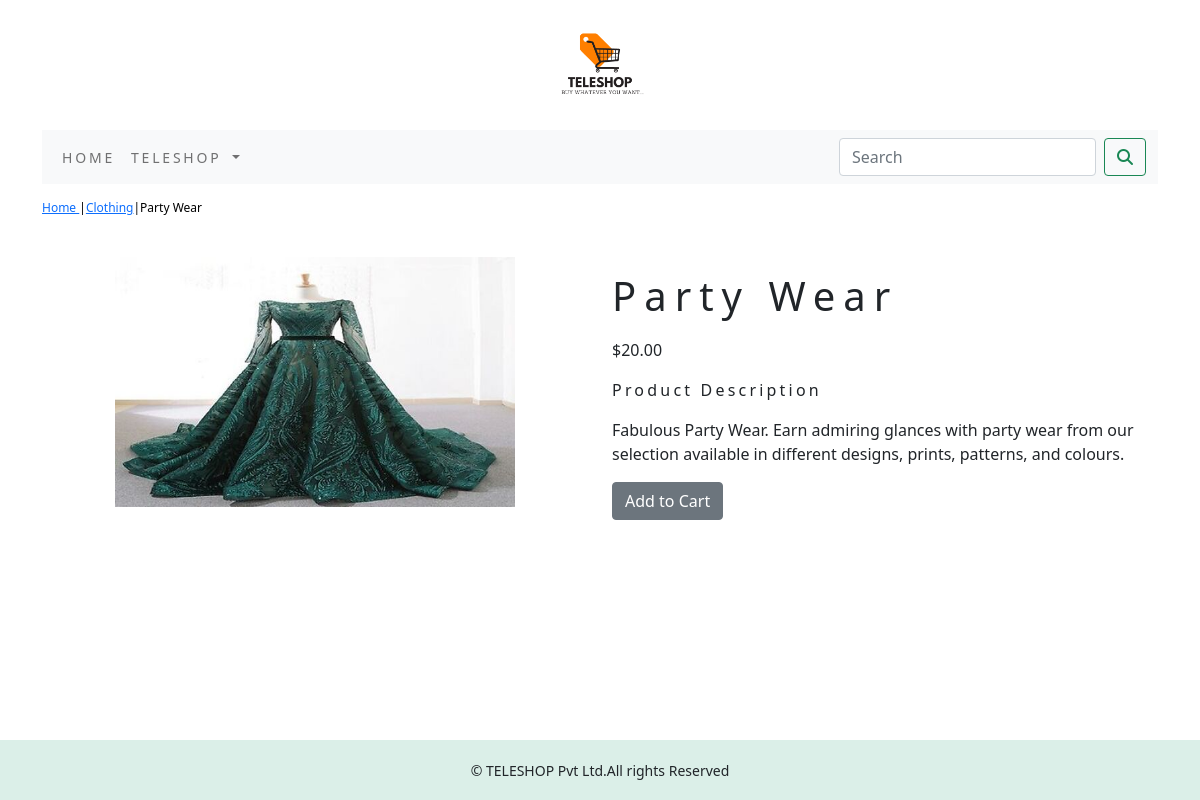
Page /Teleshop/clothing/party-wear/ on the committed database.
### Teleshop/models.py (models this page shows, shortened)
class Product(models.Model):
    name = models.CharField(max_length=250, unique=True)
    slug = models.SlugField(max_length=250, unique=True)
    desc = models.TextField(blank=True)
    price = models.DecimalField(max_digits=10, decimal_places=2)
    category = models.ForeignKey(Category, on_delete=models.CASCADE)
    img = models.ImageField(upload_to='product', blank=True)
    stock = models.IntegerField()
    available = models.BooleanField(default=True)
    created = models.DateTimeField(auto_now_add=True)
    updated = models.DateTimeField(auto_now=True)
    class Meta:
        ordering = ('name',)
        verbose_name = 'product'
        verbose_name_plural = 'products'

class Category(models.Model):
    name = models.CharField(max_length=250, unique=True)
    slug = models.SlugField(max_length=250, unique=True)
    desc = models.TextField(blank=True)
    img = models.ImageField(upload_to='category', blank=True)
    class Meta:
        ordering = ('name',)
        verbose_name = 'category'
        verbose_name_plural = 'categories'
    def get_url(self):
        return reverse('Teleshop:product_by_category', args=[self.slug])
    def __str__(self):
        return '{}'.format(self.name)

### Teleshop/views.py (the view)
# urls.py: path('<slug:c_slug>/<slug:product_slug>/', views.proDetail, name='prodCatdetail'),
def proDetail(request, c_slug, product_slug):
    try:
        product = Product.objects.get(category__slug=c_slug, slug=product_slug)
    except Exception as e:
        raise e
    return render(request, 'product.html', {'product': product})

### Teleshop/context_processors.py (called while the page is built)
def menu_links(request):
    links = Category.objects.all()
    return dict  (links=links)

### cart/context_processors.py (called while the page is built)
def counter(request):
    item_count=0
    if 'admin' in request.path:
        return {}
    else:
        try:
            cart=Cart.objects.filter(cart_id=_cart_id(request))
            car_items=CartItem.objects.all().filter(cart=cart[:1])
            for cart_item in car_items:
                item_count += cart_item.quantity
        except Cart.DoesNotExist:
            item_count=0
    return dict(item_count=item_count)

### cart/views.py (called while the page is built)
def _cart_id(request):
    cart=request.session.session_key
    if not cart:
        cart=request.session.create()
    return cart

### templates/product.html (shortened to what this page needs)
{% extends 'base.html'%}
{% load static %}
{% block content %}
<div class="row my_prod_row_class">
      <div class="mx_auto">
        <p> <a href="{% url 'Teleshop:allProdCat' %}"> Home </a> |<a href="{{product.category.get_url}}">{{product.category}}</a>|{{product.name}} </p>
       </div>
    <div class="container">
           <br>
        <div class="row">
            <div class="col-12 col-sm-12 col-md-12 col-lg-6 text-center">
                <div style="min-width:18rem">
                  <img src="{{product.img.url}}" style="width:400px;height:250px;" alt="{{product.name}}">
                </div>
            </div>
                 <div class="col-12 col-sm-12 col-md-12 col-lg-6">
                        <div>
                         <h1 class="my_prod_title">{{product.name}}</h1>
                         <p> ${{product.price}} </p>
                          <p class="my_title">Product Description</p>
                          <p class="text-justify my_prod_text">{{product.desc}}</p>
                          {% if product.stock <= 0 %}
                          <p class="text-justify my_prod_text"><b> Out of stock </b></p>
                          {% else %}
                          <a class="btn btn-secondary" href="{% url 'cart:add_cart' product.id %}">Add to Cart</a>
                         {% endif %}
                     </div>
                 </div>
      </div>
 </div>
</div>
{% endblock %}

### static/css/custom.css (style rules this page uses)
body { font-family: 'Roboto', sans-serif; }
.my_title { font-size:16px; text_transform:uppercase; letter-spacing:.2em; }
.my_prod_row_class { padding-top:15px; padding-bottom:20px; }
.my_prod_row_class .mx_auto { color:#000; font-size:12px; text-decordation:none; }
.my_prod_title { font-size=16px; text_transform:uppercase; letter-spacing:.2em; padding-top:15px; padding-bottom:10px; }
.my_prod_text { padding-right:20px; }

### rows in the picture
Product: category "Clothing", name "Party Wear", img (picture), price "20.00", desc "Fabulous Party Wear. Earn admiring glances with party wear from our selection available in different designs, prints, patterns, and colours."
